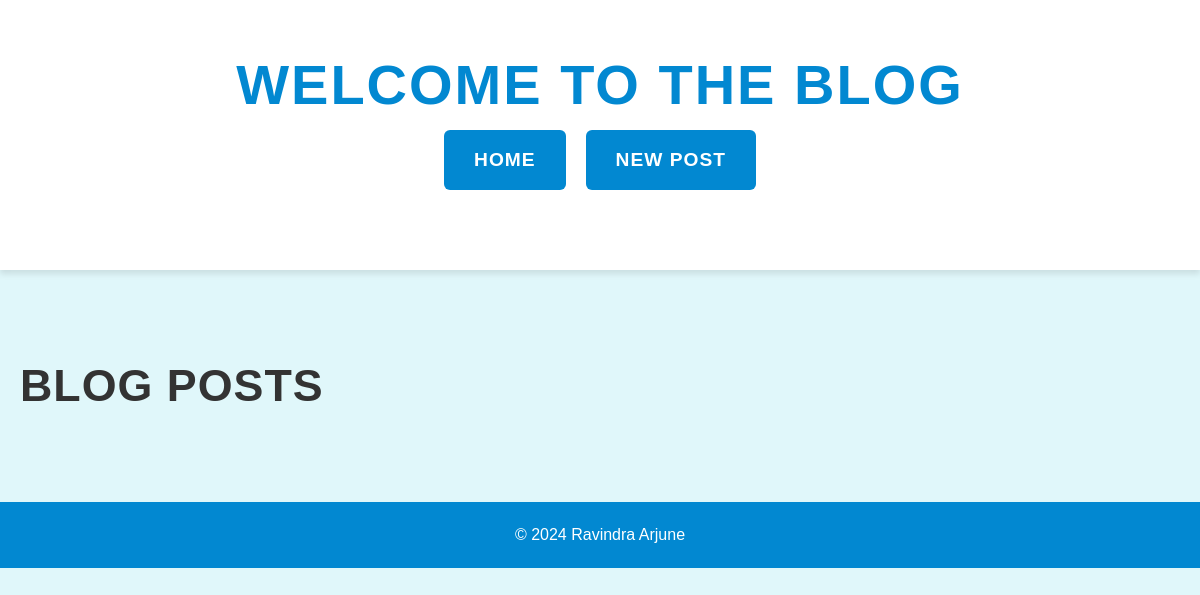
Before: / with the older database file.
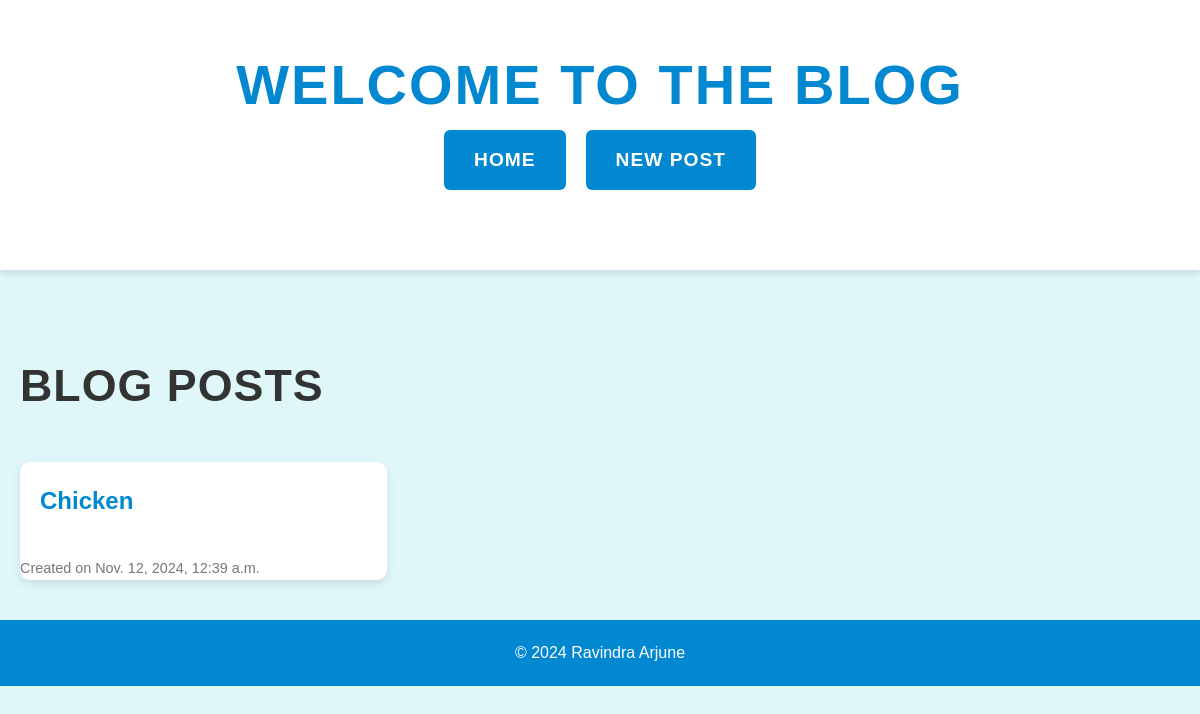
After: the same page with the newer database file.
### blog/models.py (models this page shows, shortened)
class BlogPost(models.Model):
    title = models.CharField(max_length=200)
    content = models.TextField()
    created_at = models.DateTimeField(auto_now_add=True)
    updated_at = models.DateTimeField(auto_now=True)

### blog/views.py (the view)
# urls.py: path('', views.post_list, name='post_list'),
def post_list(request):
    posts = BlogPost.objects.all()
    return render(request, 'blog/post_list.html', {'posts': posts})

### blog/templates/blog/post_list.html
{% extends "base.html" %}
{% block content %}
    <h2>Blog Posts</h2>
    <ul>
        {% for post in posts %}
            <li>
                <a href="{% url 'post_detail' post.id %}">{{ post.title }}</a>
                <small>Created on {{ post.created_at }}</small>
            </li>
        {% endfor %}
    </ul>
{% endblock %}

### blog/templates/base.html (shortened to what this page needs)
<!DOCTYPE html>
<html lang="en">
<head>
    {% load static %}
    <link rel="stylesheet" type="text/css" href="{% static 'blog/styles.css' %}">
</head>
<body>
    <header>
        <h1>Welcome to the Blog</h1>
        <nav>
            <div class="nav-buttons">
                <a href="{% url 'post_list' %}">Home</a>
                <a href="{% url 'post_create' %}">New Post</a>
            </div>
        </nav>
    </header>
    <main>
        {% block content %}
        {% endblock %}
    </main>
    <footer>
        <p>&copy; 2024 Ravindra Arjune</p>
    </footer>
</body>
</html>

### blog/static/blog/styles.css (style rules this page uses)
* { margin: 0; padding: 0; box-sizing: border-box; font-family: 'Arial', sans-serif; }
body { background-color: #e0f7fa; color: #333; font-size: 16px; line-height: 1.6; overflow-x: hidden; }
a { text-decoration: none; color: #0288d1; transition: color 0.3s ease; }
header { background-color: #ffffff; color: #333; padding: 40px 0; text-align: center; box-shadow: 0 4px 6px rgba(0, 0, 0, 0.1); position: sticky; top: 0; z-index: 100; }
header h1 { font-size: 3.5rem; font-weight: bold; letter-spacing: 2px; text-transform: uppercase; color: #0288d1; }
main { padding: 80px 20px 40px; max-width: 1200px; margin: 0 auto; }
h2 { font-size: 2.8rem; color: #333; margin-bottom: 30px; text-transform: uppercase; font-weight: 600; letter-spacing: 1px; text-align: left; }
ul { list-style: none; padding: 0; display: grid; grid-template-columns: repeat(auto-fill, minmax(300px, 1fr)); gap: 30px; margin-top: 40px; }
ul li { background-color: #ffffff; border-radius: 10px; overflow: hidden; box-shadow: 0 4px 10px rgba(0, 0, 0, 0.1); transition: transform 0.3s ease, box-shadow 0.3s ease; }
ul li a { display: block; padding: 30px; color: #0288d1; font-size: 1.4rem; font-weight: bold; transition: color 0.3s ease; border-bottom: 2px solid transparent; }
ul li small { display: block; margin-top: 15px; font-size: 0.9rem; color: #777; }
footer { background: #0288d1; color: #fff; text-align: center; padding: 20px 0; position: relative; bottom: 0; width: 100%; }
footer p { font-size: 1rem; }
ul li a { color: #0288d1; font-size: 1.5rem; padding: 20px; border-radius: 8px; transition: all 0.3s ease; }
.nav-buttons { display: flex; justify-content: center; gap: 20px; margin-bottom: 40px; }
.nav-buttons a { background-color: #0288d1; color: white; padding: 15px 30px; border-radius: 6px; font-size: 1.2rem; font-weight: bold; text-transform: uppercase; letter-spacing: 1px; transition: background-color 0.3s ease, transform 0.3s ease; }

Changed rows visible on the page:
added BlogPost: title "Chicken", created_at "Nov. 12, 2024, 12:39 a.m."
